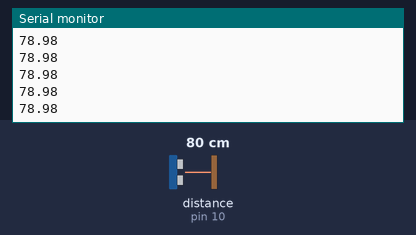
The sketch below on a simulated Arduino Uno, built with avr-gcc and run on an emulated ATmega328P. Shown: the last lines printed to the serial monitor. Wiring (inferred from the names in the program): ultrasonic range finder: trigger pin 9; echo pin 10. The test bench sets the inputs (shaded band); at power-on: distance to the obstacle (sensor on pin 10) 80 cm. The echo pulse lasts 58.3 µs per cm.

Above: at 1.2 s.
1.3 s: distance to the obstacle (sensor on pin 10) set to 2 cm
At 1.8 s:
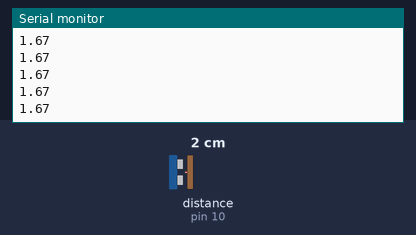
2.8 s: distance to the obstacle (sensor on pin 10) set to 4 cm
At 3.6 s:
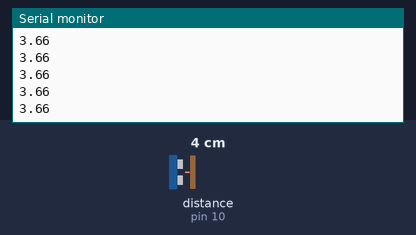
Timing chart, 0 to 5.8 s (numbered marks = the images above; inputs shaded):
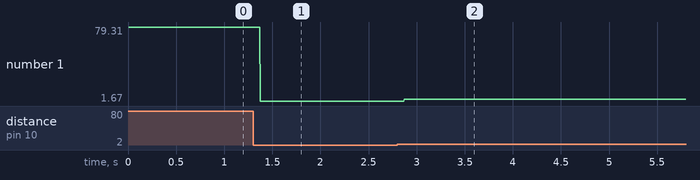

Measured:
- after the input at 1.3 s, the serial monitor: prints a new line after 0.07 s (image 1)
- after the input at 2.8 s, the serial monitor: prints a new line after 0.07 s (image 2)
- plotted number 1: 78.98 → 1.67 after the input at 1.3 s, 1.67 → 3.6 after the input at 2.8 s

The sketch:

ultersonic.ino
```cpp
int TriggerPin =9;
int EchoPin =10;
float distance;
long period;

void setup() {
  pinMode (TriggerPin,OUTPUT);
  pinMode (EchoPin,INPUT);
  Serial.begin(9600);
  // put your setup code here, to run once:

}

void loop() {
  digitalWrite(TriggerPin,LOW);
  delayMicroseconds(2);
  digitalWrite(TriggerPin,HIGH);
  delayMicroseconds(10);
  digitalWrite(TriggerPin,LOW);
  period= pulseIn(EchoPin,HIGH);
  distance=period*0.034/2;
  Serial.println(distance);

  // put your main code here, to run repeatedly:

}
```
